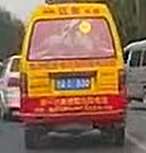
#> input picture ttt.png, 146 x 153 px, found by its file name
$ python jiaodian.py
#> lines starting #> are read from the running program, lines starting #| are printed output that depends on the picture; after the words box and inside, x2 and y2 are one past the last pixel; in counts of white or black regions, pixels touching at a corner belong together
import numpy as np
import cv2
from matplotlib import pyplot as plt
img = cv2.imread('d:/code/vehicle-speed-check/ttt.png')
#> img is the input picture: shape (153, 146, 3); mean B, G, R 80.2, 107.6, 145.5
gray = cv2.cvtColor(img,cv2.COLOR_BGR2GRAY)
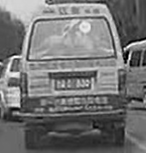
#> gray: shape (153, 146); min 0, max 254, mean 115.8
corners = cv2.goodFeaturesToTrack(gray,20,0.06,10)
#> corners = 20 rows, first 8: [19, 106], [125, 63], [11, 70], [124, 49], [87, 85], [96, 71], [29, 58], [143, 64]
# 返回的结果是[[ 311., 250.]] 两层括号的数组。
corners = np.int0(corners)
print(corners)
#> (printed output is left out)
for i in corners:
    x,y = i.ravel()
    cv2.circle(img,(x,y),3,255,-1)
#> this loop made 20 passes
#> (x, y) on passes 1 to 12: (19, 106), (125, 63), (11, 70), (124, 49), (87, 85), (96, 71), (29, 58), (143, 64), (18, 87), (63, 86), (141, 100), (78, 80)
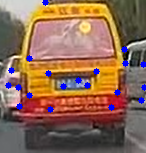
#> img: shape (153, 146, 3); 2.56% of pixels changed, all inside (x1, y1, x2, y2) = (5, 0, 146, 113)
plt.imshow(img),plt.show()
cv2.waitKey()

$ run again, with car.jpg saved as ttt.png
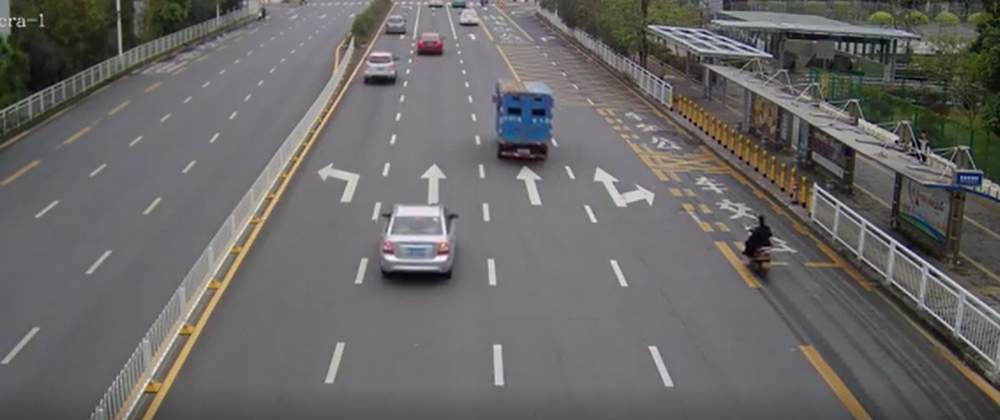
#> input picture car.jpg, 1000 x 420 px, shrunk from 1624 x 682 before the run, found by its file name
#> img is the input picture: shape (420, 1000, 3); mean B, G, R 102.9, 103.1, 104.9
#> `gray = cv2.cvtColor(img,cv2.COLOR_BGR2GRAY)`:
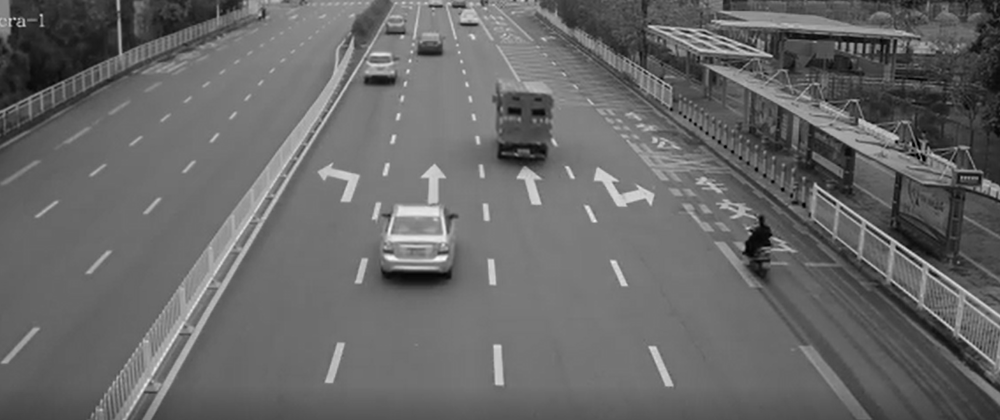
#> gray: shape (420, 1000); min 0, max 249, mean 103.6
#> corners = 20 rows, first 8: [41, 14], [14, 18], [24, 25], [859, 119], [896, 141], [772, 56], [42, 25], [896, 246]
#> (printed output is left out)
#> the loop `for i in corners:` made 20 passes
#> after the loop `for i in corners:`:
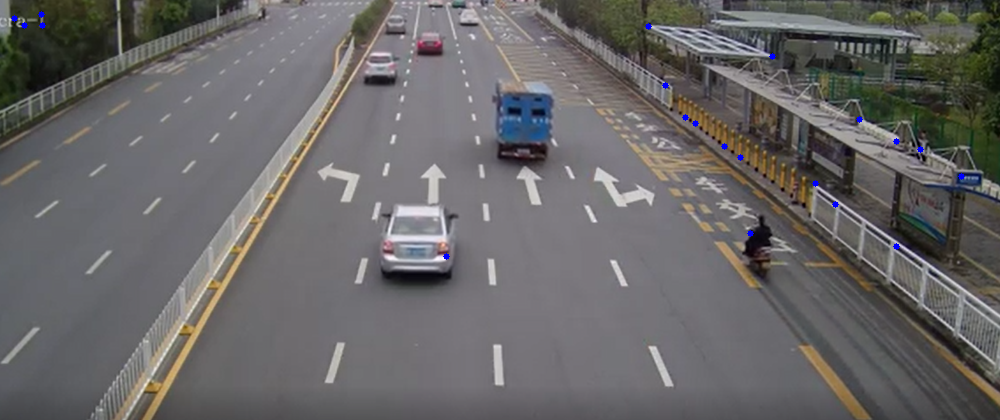
#> img: shape (420, 1000, 3); 0.14% of pixels changed, all inside (x1, y1, x2, y2) = (11, 11, 965, 260)

$ run again, with tsm.jpg saved as ttt.png
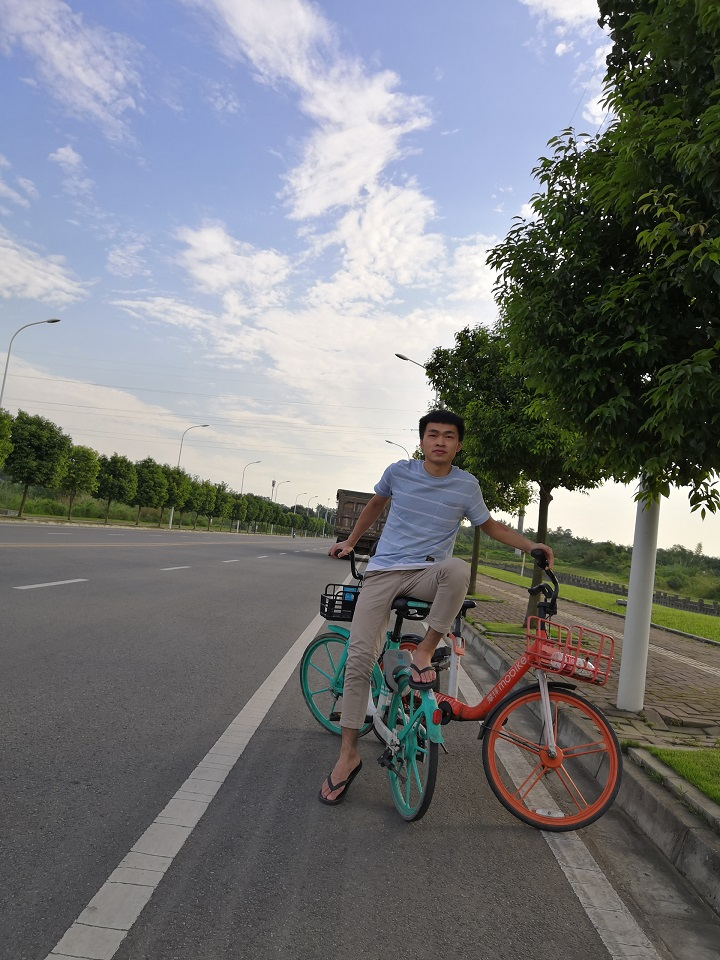
#> input picture tsm.jpg, 720 x 960 px, found by its file name
#> img is the input picture: shape (960, 720, 3); mean B, G, R 123, 121, 118.9
#> `gray = cv2.cvtColor(img,cv2.COLOR_BGR2GRAY)`:
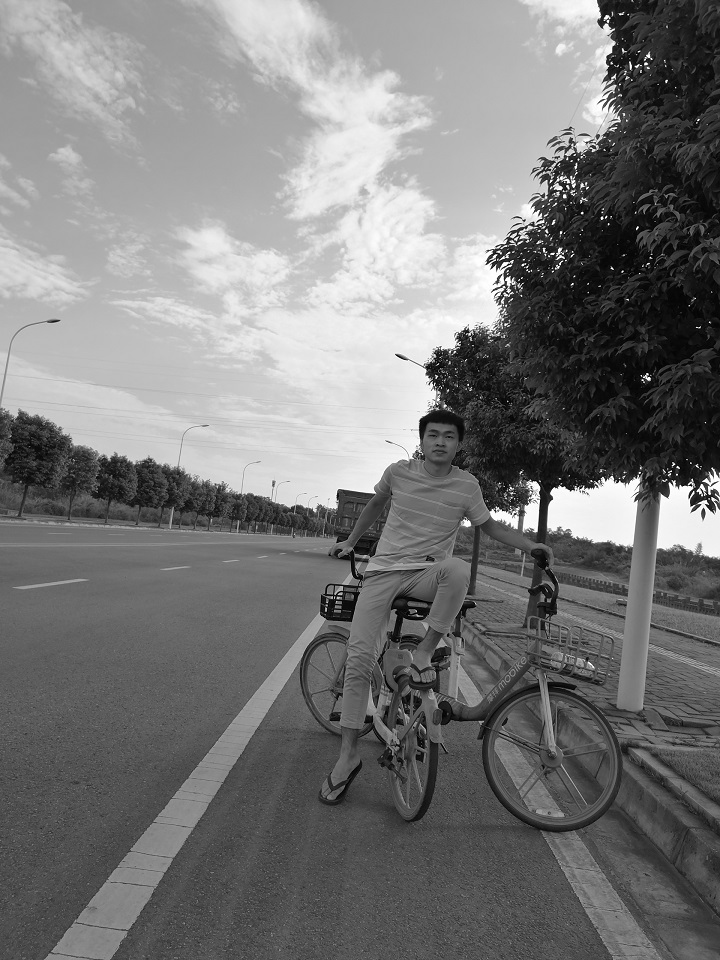
#> gray: shape (960, 720); min 0, max 255, mean 120.6
#> corners = 20 rows, first 8: [582, 213], [647, 373], [602, 218], [691, 505], [568, 182], [611, 63], [709, 494], [645, 63]
#> (printed output is left out)
#> the loop `for i in corners:` made 20 passes
#> after the loop `for i in corners:`:
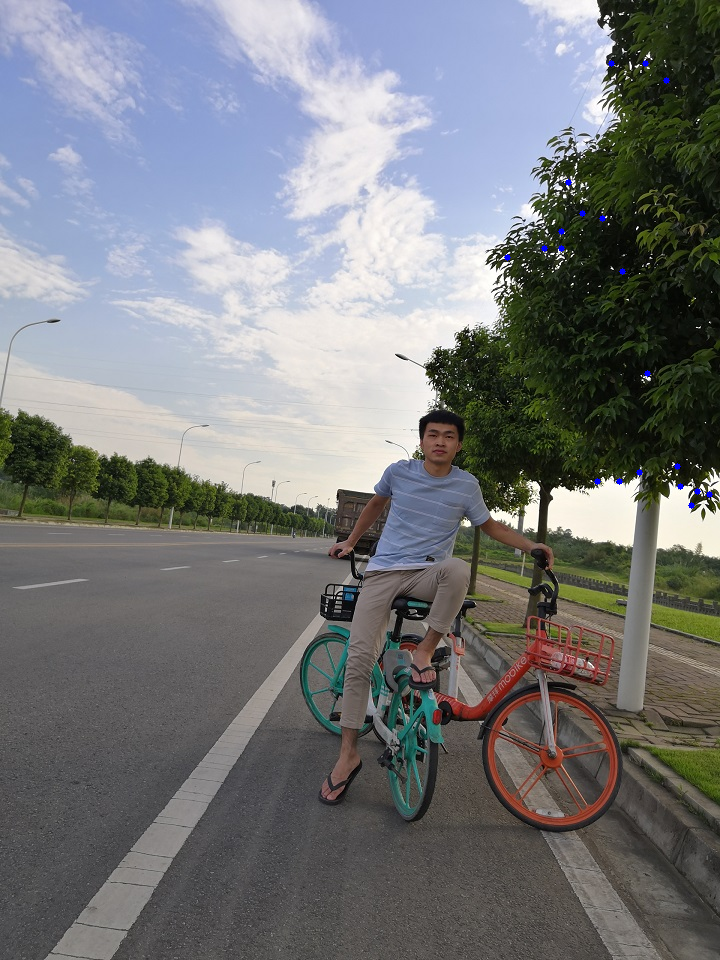
#> img: shape (960, 720, 3); 0.08% of pixels changed, all inside (x1, y1, x2, y2) = (504, 60, 713, 509)

$ run again, with tsm_res.jpg saved as ttt.png
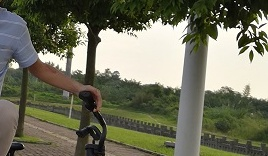
#> input picture tsm_res.jpg, 268 x 156 px, found by its file name
#> img is the input picture: shape (156, 268, 3); mean B, G, R 94.7, 113.9, 113.3
#> `gray = cv2.cvtColor(img,cv2.COLOR_BGR2GRAY)`:
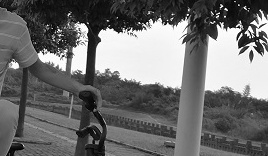
#> gray: shape (156, 268); min 1, max 255, mean 111.5
#> corners = 20 rows, first 8: [239, 47], [257, 36], [187, 14], [225, 8], [145, 23], [249, 26], [167, 23], [228, 28]
#> (printed output is left out)
#> the loop `for i in corners:` made 20 passes
#> after the loop `for i in corners:`:
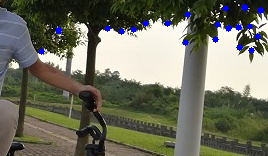
#> img: shape (156, 268, 3); 1.39% of pixels changed, all inside (x1, y1, x2, y2) = (38, 4, 264, 55)
